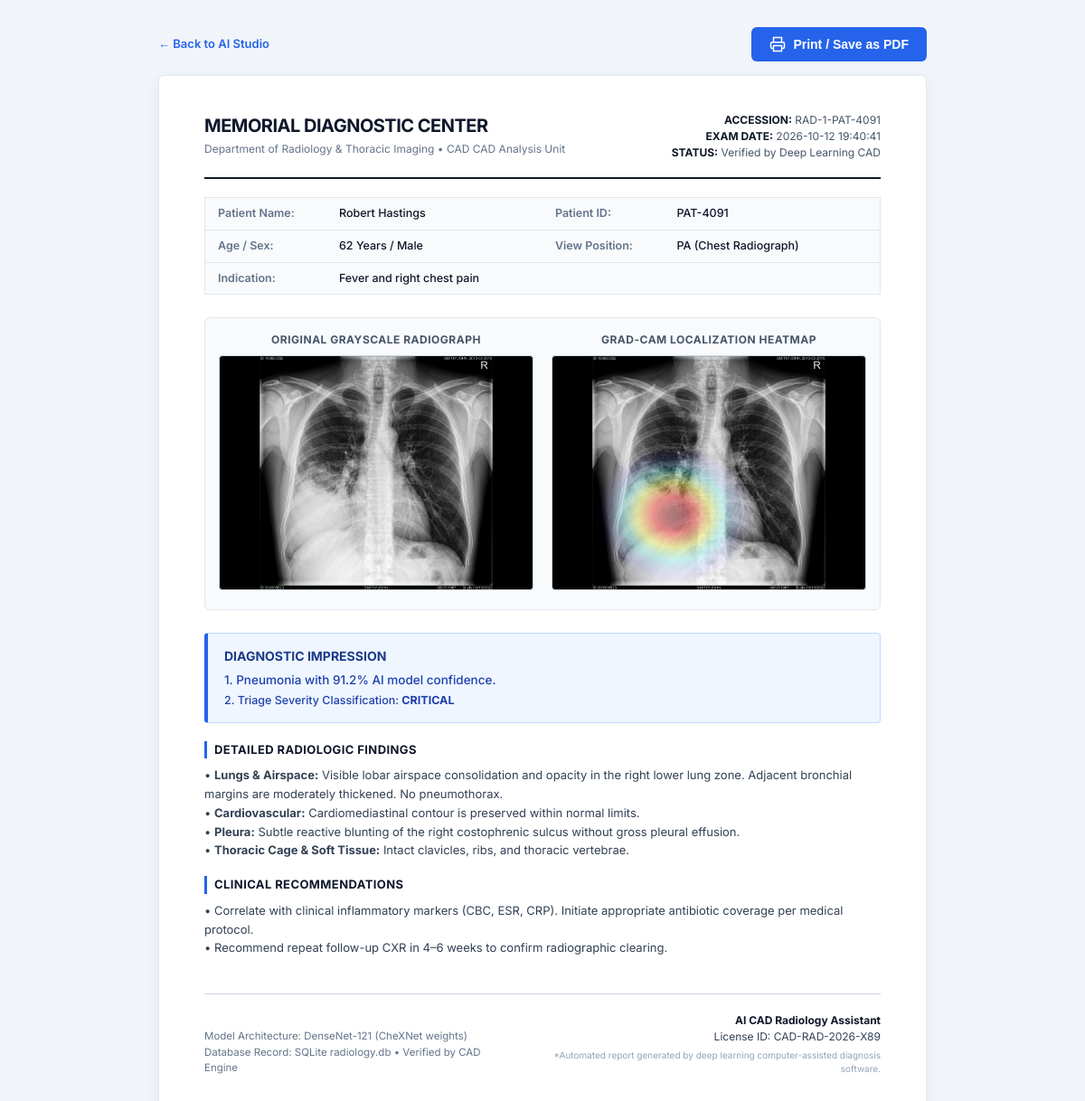
The page /report/1 on the database its author committed.
### tables this page shows
CREATE TABLE scans (
            id INTEGER PRIMARY KEY AUTOINCREMENT,
            patient_id TEXT NOT NULL,
            scan_date DATETIME DEFAULT CURRENT_TIMESTAMP,
            original_image_path TEXT NOT NULL,
            heatmap_image_path TEXT NOT NULL,
            original_filename TEXT,
            view_position TEXT DEFAULT 'PA',
            clinical_indication TEXT,
            primary_finding TEXT NOT NULL,
            confidence REAL NOT NULL,
            severity TEXT NOT NULL,
            findings_json TEXT NOT NULL,
            report_text TEXT NOT NULL,
            created_at DATETIME DEFAULT CURRENT_TIMESTAMP,
            FOREIGN KEY (patient_id) REFERENCES patients(patient_id)
        );

CREATE TABLE patients (
            id INTEGER PRIMARY KEY AUTOINCREMENT,
            patient_id TEXT UNIQUE NOT NULL,
            full_name TEXT NOT NULL,
            age INTEGER,
            gender TEXT,
            created_at DATETIME DEFAULT CURRENT_TIMESTAMP
        );

### app.py (the view)
@app.route('/report/<int:scan_id>')
def view_printable_report(scan_id):
    scan = database.get_scan_by_id(scan_id)
    if not scan:
        return "Scan not found", 404
    return render_template('report_print.html', scan=scan)

### database.py (called while the page is built)
def get_db_connection():
    conn = sqlite3.connect(DB_PATH)
    conn.row_factory = sqlite3.Row
    return conn

def get_scan_by_id(scan_id):
    conn = get_db_connection()
    cursor = conn.cursor()
    cursor.execute('''
        SELECT s.*, p.full_name, p.age, p.gender
        FROM scans s
        LEFT JOIN patients p ON s.patient_id = p.patient_id
        WHERE s.id = ?
    ''', (scan_id,))
    row = cursor.fetchone()
    conn.close()
    if row:
        data = dict(row)
        try:
            data['findings'] = json.loads(data['findings_json'])
        except Exception:
            data['findings'] = {}
        return data
    return None

### templates/report_print.html (shortened to what this page needs)
<!DOCTYPE html>
<html lang="en">
<head>
</head>
<body>
    <div class="action-bar">
        <a href="/" style="color: #2563eb; text-decoration: none; font-weight: 600;">← Back to AI Studio</a>
        <button class="btn-print" onclick="window.print()">
            <svg width="18" height="18" viewBox="0 0 24 24" fill="none" stroke="currentColor" stroke-width="2">
                <polyline points="6 9 6 2 18 2 18 9"></polyline>
                <path d="M6 18H4a2 2 0 0 1-2-2v-5a2 2 0 0 1 2-2h16a2 2 0 0 1 2 2v5a2 2 0 0 1-2 2h-2"></path>
                <rect x="6" y="14" width="12" height="8"></rect>
            </svg>
            Print / Save as PDF
        </button>
    </div>
    <div class="report-paper">
        <div class="clinic-header">
            <div class="clinic-title">
                <h1>Memorial Diagnostic Center</h1>
                <p>Department of Radiology & Thoracic Imaging • CAD CAD Analysis Unit</p>
            </div>
            <div class="report-meta">
                <p><strong>ACCESSION:</strong> RAD-{{ scan.id }}-{{ scan.patient_id }}</p>
                <p><strong>EXAM DATE:</strong> {{ scan.scan_date }}</p>
                <p><strong>STATUS:</strong> Verified by Deep Learning CAD</p>
            </div>
        </div>
        <table class="demographics-table">
            <tr>
                <td class="label">Patient Name:</td>
                <td class="value">{{ scan.full_name }}</td>
                <td class="label">Patient ID:</td>
                <td class="value">{{ scan.patient_id }}</td>
            </tr>
            <tr>
                <td class="label">Age / Sex:</td>
                <td class="value">{{ scan.age }} Years / {{ scan.gender }}</td>
                <td class="label">View Position:</td>
                <td class="value">{{ scan.view_position }} (Chest Radiograph)</td>
            </tr>
            <tr>
                <td class="label">Indication:</td>
                <td class="value" colspan="3">{{ scan.clinical_indication }}</td>
            </tr>
        </table>
        <div class="scans-preview-row">
            <div class="scan-column">
                <h4>Original Grayscale Radiograph</h4>
                <img src="{{ scan.original_image_path }}" alt="Original CXR">
            </div>
            <div class="scan-column">
                <h4>Grad-CAM Localization Heatmap</h4>
                <img src="{{ scan.heatmap_image_path }}" alt="Heatmap Overlay">
            </div>
        </div>
        <div class="impression-box">
            <h3>DIAGNOSTIC IMPRESSION</h3>
            <p>1. {{ scan.primary_finding }} with {{ (scan.confidence * 100)|round(1) }}% AI model confidence.</p>
            <p style="margin-top: 4px; font-size: 12.5px;">2. Triage Severity Classification: <strong>{{ scan.severity|upper }}</strong></p>
        </div>
        <div class="section-block">
            <div class="section-heading">Detailed Radiologic Findings</div>
            <div class="section-text">
                {% if scan.primary_finding == 'Pneumonia' %}
                <p>• <strong>Lungs & Airspace:</strong> Visible lobar airspace consolidation and opacity in the right lower lung zone. Adjacent bronchial margins are moderately thickened. No pneumothorax.</p>
                <p>• <strong>Cardiovascular:</strong> Cardiomediastinal contour is preserved within normal limits.</p>
                <p>• <strong>Pleura:</strong> Subtle reactive blunting of the right costophrenic sulcus without gross pleural effusion.</p>
                {% endif %}
                <p>• <strong>Thoracic Cage & Soft Tissue:</strong> Intact clavicles, ribs, and thoracic vertebrae.</p>
            </div>
        </div>
        <div class="section-block">
            <div class="section-heading">Clinical Recommendations</div>
            <div class="section-text">
                {% if scan.primary_finding == 'Pneumonia' %}
                <p>• Correlate with clinical inflammatory markers (CBC, ESR, CRP). Initiate appropriate antibiotic coverage per medical protocol.</p>
                <p>• Recommend repeat follow-up CXR in 4–6 weeks to confirm radiographic clearing.</p>
                {% elif scan.primary_finding == 'Cardiomegaly' %}
                <p>• Transthoracic echocardiogram (TTE) recommended for assessment of left ventricular ejection fraction and valvular structure.</p>
                <p>• Evaluate for congestive heart failure and optimize cardiovascular management.</p>
                {% else %}
                <p>• Routine medical follow-up as clinically indicated. No acute radiologic intervention needed.</p>
                {% endif %}
            </div>
        </div>
        <div class="doctor-signature">
            <div class="signature-line">
                <p>Model Architecture: DenseNet-121 (CheXNet weights)</p>
                <p>Database Record: SQLite radiology.db • Verified by CAD Engine</p>
            </div>
            <div class="signature-stamp">
                <strong>AI CAD Radiology Assistant</strong>
                <span>License ID: CAD-RAD-2026-X89</span>
                <p style="font-size: 10px; color: #94a3b8; margin-top: 4px;">*Automated report generated by deep learning computer-assisted diagnosis software.</p>
            </div>
        </div>
    </div>
</body>
</html>

### templates/report_print.html (style rules this page uses)
:root { --primary: #1e3a8a; --secondary: #0f172a; --border: #cbd5e1; --bg-light: #f8fafc; }
* { box-sizing: border-box; margin: 0; padding: 0; }
body { font-family: 'Inter', sans-serif; color: #1e293b; background: #f1f5f9; padding: 30px; font-size: 13px; line-height: 1.5; }
.report-paper { max-width: 850px; margin: 0 auto; background: #ffffff; padding: 40px 50px; border-radius: 6px; box-shadow: 0 4px 15px rgba(0,0,0,0.06); border: 1px solid #e2e8f0; }
.action-bar { max-width: 850px; margin: 0 auto 15px auto; display: flex; justify-content: space-between; align-items: center; }
.btn-print { background: #2563eb; color: #fff; border: none; padding: 10px 20px; border-radius: 6px; font-weight: 600; cursor: pointer; display: flex; align-items: center; gap: 8px; font-size: 14px; }
.clinic-header { display: flex; justify-content: space-between; align-items: flex-start; border-bottom: 2px solid #0f172a; padding-bottom: 18px; margin-bottom: 20px; }
.clinic-title h1 { font-size: 20px; color: #0f172a; letter-spacing: -0.5px; text-transform: uppercase; }
.clinic-title p { color: #64748b; font-size: 12px; margin-top: 2px; }
.report-meta { text-align: right; font-size: 12px; color: #475569; }
.report-meta strong { color: #0f172a; }
.demographics-table { width: 100%; border-collapse: collapse; background: #f8fafc; border: 1px solid #e2e8f0; border-radius: 4px; margin-bottom: 25px; }
.demographics-table td { padding: 8px 14px; border-bottom: 1px solid #e2e8f0; font-size: 12.5px; }
.demographics-table td.label { width: 18%; color: #64748b; font-weight: 600; }
.demographics-table td.value { width: 32%; color: #0f172a; font-weight: 500; }
.scans-preview-row { display: grid; grid-template-columns: 1fr 1fr; gap: 20px; margin-bottom: 25px; padding: 15px; background: #f8fafc; border: 1px solid #e2e8f0; border-radius: 6px; }
.scan-column { text-align: center; }
.scan-column h4 { font-size: 12px; text-transform: uppercase; color: #475569; margin-bottom: 8px; letter-spacing: 0.5px; }
.scan-column img { width: 100%; max-height: 260px; object-fit: contain; background: #000; border-radius: 4px; border: 1px solid #cbd5e1; }
.section-block { margin-bottom: 18px; }
.section-heading { font-size: 13px; font-weight: 700; text-transform: uppercase; color: #0f172a; border-left: 3px solid #2563eb; padding-left: 8px; margin-bottom: 8px; letter-spacing: 0.4px; }
.section-text { color: #334155; font-size: 13px; line-height: 1.6; }
.impression-box { background: #eff6ff; border: 1px solid #bfdbfe; border-left: 4px solid #2563eb; padding: 14px 18px; border-radius: 4px; margin: 20px 0; }
.impression-box h3 { font-size: 14px; color: #1e3a8a; margin-bottom: 6px; }
.impression-box p { color: #1e40af; font-weight: 500; font-size: 13.5px; }
.doctor-signature { margin-top: 40px; display: flex; justify-content: space-between; align-items: flex-end; border-top: 1px solid #cbd5e1; padding-top: 20px; }
.signature-line { font-size: 11.5px; color: #64748b; }
.signature-stamp { text-align: right; font-size: 12px; color: #334155; }
.signature-stamp strong { display: block; color: #0f172a; }

### rows shown on the page
scans: id "1", patient_id "PAT-4091", scan_date "2026-10-12 19:40:41", view_position "PA", clinical_indication "Fever and right chest pain", original_image_path (picture), heatmap_image_path (picture), primary_finding "Pneumonia", (scan.confidence*100)|round(1) "91.2", severity "CRITICAL"
patients: full_name "Robert Hastings", age "62", gender "Male"
